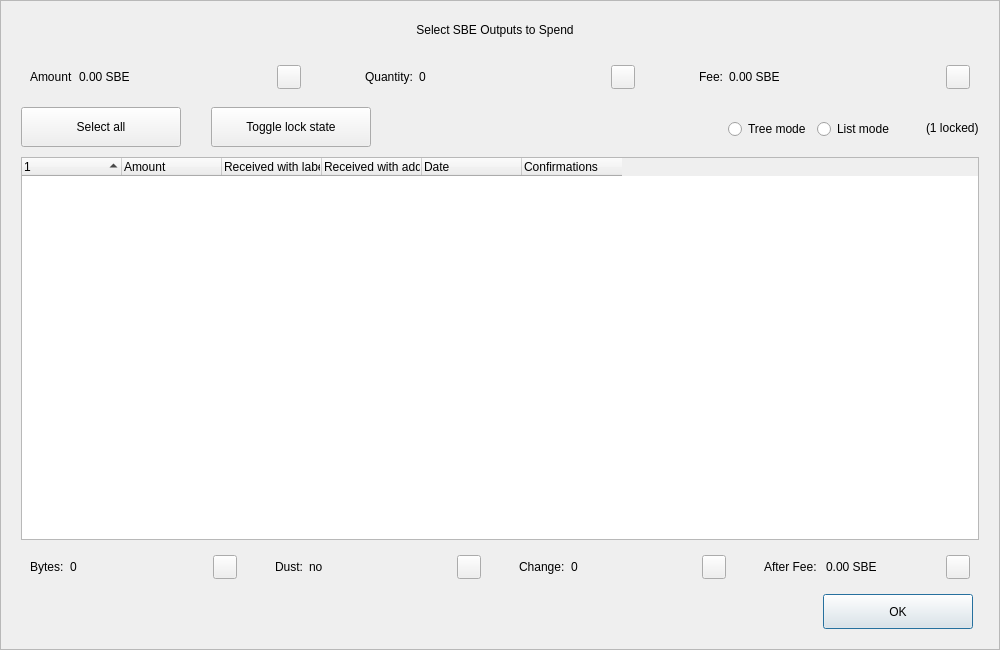
<?xml version="1.0" encoding="UTF-8"?>
<ui version="4.0">
 <class>CoinControlDialog</class>
 <widget class="QDialog" name="CoinControlDialog">
  <property name="geometry">
   <rect>
    <x>0</x>
    <y>0</y>
    <width>1000</width>
    <height>650</height>
   </rect>
  </property>
  <property name="minimumSize">
   <size>
    <width>950</width>
    <height>650</height>
   </size>
  </property>
  <property name="windowTitle">
   <string>Coin Selection</string>
  </property>
  <property name="styleSheet">
   <string notr="true"/>
  </property>
  <layout class="QVBoxLayout" name="verticalLayout">
   <property name="spacing">
    <number>0</number>
   </property>
   <property name="leftMargin">
    <number>0</number>
   </property>
   <property name="topMargin">
    <number>0</number>
   </property>
   <property name="rightMargin">
    <number>0</number>
   </property>
   <property name="bottomMargin">
    <number>0</number>
   </property>
   <item>
    <widget class="QFrame" name="frameContainer">
     <property name="toolTipDuration">
      <number>0</number>
     </property>
     <property name="frameShape">
      <enum>QFrame::StyledPanel</enum>
     </property>
     <property name="frameShadow">
      <enum>QFrame::Raised</enum>
     </property>
     <layout class="QVBoxLayout" name="verticalLayout_2">
      <property name="leftMargin">
       <number>0</number>
      </property>
      <property name="rightMargin">
       <number>0</number>
      </property>
      <property name="bottomMargin">
       <number>20</number>
      </property>
      <item>
       <layout class="QHBoxLayout" name="horizontalLayout_12">
        <property name="spacing">
         <number>0</number>
        </property>
        <property name="leftMargin">
         <number>20</number>
        </property>
        <property name="rightMargin">
         <number>30</number>
        </property>
        <item>
         <spacer name="horizontalSpacer_4">
          <property name="orientation">
           <enum>Qt::Horizontal</enum>
          </property>
          <property name="sizeHint" stdset="0">
           <size>
            <width>40</width>
            <height>20</height>
           </size>
          </property>
         </spacer>
        </item>
        <item>
         <widget class="QLabel" name="labelTitle">
          <property name="minimumSize">
           <size>
            <width>0</width>
            <height>40</height>
           </size>
          </property>
          <property name="maximumSize">
           <size>
            <width>16777215</width>
            <height>40</height>
           </size>
          </property>
          <property name="text">
           <string>Select SBE Outputs to Spend</string>
          </property>
          <property name="alignment">
           <set>Qt::AlignCenter</set>
          </property>
          <property name="margin">
           <number>7</number>
          </property>
         </widget>
        </item>
        <item>
         <spacer name="horizontalSpacer_5">
          <property name="orientation">
           <enum>Qt::Horizontal</enum>
          </property>
          <property name="sizeHint" stdset="0">
           <size>
            <width>40</width>
            <height>20</height>
           </size>
          </property>
         </spacer>
        </item>
       </layout>
      </item>
      <item>
       <layout class="QHBoxLayout" name="horizontalLayout_8">
        <property name="leftMargin">
         <number>20</number>
        </property>
        <property name="rightMargin">
         <number>20</number>
        </property>
        <item>
         <widget class="QWidget" name="layoutAmount" native="true">
          <layout class="QHBoxLayout" name="horizontalLayout_9" stretch="0,1,0">
           <item>
            <widget class="QLabel" name="labelCoinControlAmountText">
             <property name="text">
              <string>Amount</string>
             </property>
            </widget>
           </item>
           <item>
            <widget class="QLabel" name="labelCoinControlAmount">
             <property name="text">
              <string>0.00 SBE</string>
             </property>
            </widget>
           </item>
           <item alignment="Qt::AlignHCenter|Qt::AlignVCenter">
            <widget class="QPushButton" name="pushButtonAmount">
             <property name="minimumSize">
              <size>
               <width>0</width>
               <height>24</height>
              </size>
             </property>
             <property name="maximumSize">
              <size>
               <width>24</width>
               <height>26</height>
              </size>
             </property>
             <property name="focusPolicy">
              <enum>Qt::NoFocus</enum>
             </property>
             <property name="styleSheet">
              <string notr="true">padding-bottom:2px;
padding-right:4px;</string>
             </property>
             <property name="text">
              <string/>
             </property>
            </widget>
           </item>
          </layout>
         </widget>
        </item>
        <item>
         <spacer name="horizontalSpacer_2">
          <property name="orientation">
           <enum>Qt::Horizontal</enum>
          </property>
          <property name="sizeType">
           <enum>QSizePolicy::Fixed</enum>
          </property>
          <property name="sizeHint" stdset="0">
           <size>
            <width>40</width>
            <height>20</height>
           </size>
          </property>
         </spacer>
        </item>
        <item>
         <widget class="QWidget" name="layoutQuantity" native="true">
          <layout class="QHBoxLayout" name="horizontalLayout_10" stretch="0,1,0">
           <item>
            <widget class="QLabel" name="labelCoinControlQuantityText">
             <property name="text">
              <string>Quantity:</string>
             </property>
            </widget>
           </item>
           <item>
            <widget class="QLabel" name="labelCoinControlQuantity">
             <property name="text">
              <string>0</string>
             </property>
            </widget>
           </item>
           <item alignment="Qt::AlignHCenter|Qt::AlignVCenter">
            <widget class="QPushButton" name="pushButtonQuantity">
             <property name="minimumSize">
              <size>
               <width>0</width>
               <height>24</height>
              </size>
             </property>
             <property name="maximumSize">
              <size>
               <width>24</width>
               <height>26</height>
              </size>
             </property>
             <property name="focusPolicy">
              <enum>Qt::NoFocus</enum>
             </property>
             <property name="styleSheet">
              <string notr="true">padding-bottom:2px;
               padding-right:4px;</string>
             </property>
             <property name="text">
              <string/>
             </property>
            </widget>
           </item>
          </layout>
         </widget>
        </item>
        <item>
         <spacer name="horizontalSpacer_22">
          <property name="orientation">
           <enum>Qt::Horizontal</enum>
          </property>
          <property name="sizeType">
           <enum>QSizePolicy::Fixed</enum>
          </property>
          <property name="sizeHint" stdset="0">
           <size>
            <width>40</width>
            <height>20</height>
           </size>
          </property>
         </spacer>
        </item>
        <item>
         <widget class="QWidget" name="layoutFee" native="true">
          <layout class="QHBoxLayout" name="horizontalLayout_11" stretch="0,1,0">
           <item>
            <widget class="QLabel" name="labelCoinControlFeeText">
             <property name="text">
              <string>Fee:</string>
             </property>
            </widget>
           </item>
           <item>
            <widget class="QLabel" name="labelCoinControlFee">
             <property name="text">
              <string>0.00 SBE</string>
             </property>
            </widget>
           </item>
           <item alignment="Qt::AlignHCenter|Qt::AlignVCenter">
            <widget class="QPushButton" name="pushButtonFee">
             <property name="minimumSize">
              <size>
               <width>0</width>
               <height>24</height>
              </size>
             </property>
             <property name="maximumSize">
              <size>
               <width>24</width>
               <height>26</height>
              </size>
             </property>
             <property name="focusPolicy">
              <enum>Qt::NoFocus</enum>
             </property>
             <property name="styleSheet">
              <string notr="true">padding-bottom:2px;
               padding-right:4px;</string>
             </property>
             <property name="text">
              <string/>
             </property>
            </widget>
           </item>
          </layout>
         </widget>
        </item>
       </layout>
      </item>
      <item>
       <widget class="QFrame" name="frame">
        <property name="minimumSize">
         <size>
          <width>0</width>
          <height>40</height>
         </size>
        </property>
        <property name="styleSheet">
         <string notr="true">#frame {
	border:0;
}</string>
        </property>
        <property name="frameShape">
         <enum>QFrame::StyledPanel</enum>
        </property>
        <property name="frameShadow">
         <enum>QFrame::Sunken</enum>
        </property>
        <layout class="QHBoxLayout" name="horizontalLayout">
         <property name="spacing">
          <number>0</number>
         </property>
         <property name="leftMargin">
          <number>20</number>
         </property>
         <property name="topMargin">
          <number>0</number>
         </property>
         <property name="rightMargin">
          <number>20</number>
         </property>
         <property name="bottomMargin">
          <number>0</number>
         </property>
         <item>
          <layout class="QHBoxLayout" name="horizontalLayoutPanel" stretch="0,0,0,0,0,0">
           <property name="spacing">
            <number>20</number>
           </property>
           <item>
            <widget class="QPushButton" name="pushButtonSelectAll">
             <property name="sizePolicy">
              <sizepolicy hsizetype="Maximum" vsizetype="Fixed">
               <horstretch>0</horstretch>
               <verstretch>0</verstretch>
              </sizepolicy>
             </property>
             <property name="minimumSize">
              <size>
               <width>160</width>
               <height>40</height>
              </size>
             </property>
             <property name="maximumSize">
              <size>
               <width>16777215</width>
               <height>40</height>
              </size>
             </property>
             <property name="text">
              <string>Select all</string>
             </property>
             <property name="checkable">
              <bool>true</bool>
             </property>
             <property name="checked">
              <bool>false</bool>
             </property>
             <property name="autoExclusive">
              <bool>false</bool>
             </property>
             <property name="autoDefault">
              <bool>false</bool>
             </property>
            </widget>
           </item>
           <item>
            <spacer name="horizontalSpacer_6">
             <property name="orientation">
              <enum>Qt::Horizontal</enum>
             </property>
             <property name="sizeType">
              <enum>QSizePolicy::Fixed</enum>
             </property>
             <property name="sizeHint" stdset="0">
              <size>
               <width>10</width>
               <height>20</height>
              </size>
             </property>
            </spacer>
           </item>
           <item>
            <widget class="QPushButton" name="pushButtonToggleLock">
             <property name="sizePolicy">
              <sizepolicy hsizetype="Maximum" vsizetype="Fixed">
               <horstretch>0</horstretch>
               <verstretch>0</verstretch>
              </sizepolicy>
             </property>
             <property name="minimumSize">
              <size>
               <width>160</width>
               <height>40</height>
              </size>
             </property>
             <property name="maximumSize">
              <size>
               <width>16777215</width>
               <height>40</height>
              </size>
             </property>
             <property name="text">
              <string>Toggle lock state</string>
             </property>
             <property name="checkable">
              <bool>true</bool>
             </property>
             <property name="autoExclusive">
              <bool>false</bool>
             </property>
             <property name="autoDefault">
              <bool>false</bool>
             </property>
            </widget>
           </item>
           <item>
            <spacer name="horizontalSpacer_7">
             <property name="orientation">
              <enum>Qt::Horizontal</enum>
             </property>
             <property name="sizeType">
              <enum>QSizePolicy::Expanding</enum>
             </property>
             <property name="sizeHint" stdset="0">
              <size>
               <width>30</width>
               <height>20</height>
              </size>
             </property>
            </spacer>
           </item>
           <item alignment="Qt::AlignRight">
            <widget class="QGroupBox" name="groupBox_2">
             <property name="styleSheet">
              <string notr="true">#groupBox_2 {
    background-color:transparent;
    border-radius:0;
}</string>
             </property>
             <property name="title">
              <string/>
             </property>
             <layout class="QHBoxLayout" name="horizontalLayout_14">
              <item>
               <widget class="QRadioButton" name="radioTreeMode">
                <property name="sizePolicy">
                 <sizepolicy hsizetype="Maximum" vsizetype="Fixed">
                  <horstretch>0</horstretch>
                  <verstretch>0</verstretch>
                 </sizepolicy>
                </property>
                <property name="text">
                 <string>Tree mode</string>
                </property>
               </widget>
              </item>
              <item>
               <widget class="QRadioButton" name="radioListMode">
                <property name="sizePolicy">
                 <sizepolicy hsizetype="Maximum" vsizetype="Fixed">
                  <horstretch>0</horstretch>
                  <verstretch>0</verstretch>
                 </sizepolicy>
                </property>
                <property name="text">
                 <string>List mode</string>
                </property>
                <property name="checked">
                 <bool>false</bool>
                </property>
               </widget>
              </item>
             </layout>
            </widget>
           </item>
           <item>
            <widget class="QLabel" name="labelLocked">
             <property name="text">
              <string>(1 locked)</string>
             </property>
            </widget>
           </item>
          </layout>
         </item>
        </layout>
       </widget>
      </item>
      <item>
       <layout class="QHBoxLayout" name="horizontalLayout_13">
        <property name="leftMargin">
         <number>20</number>
        </property>
        <property name="rightMargin">
         <number>20</number>
        </property>
        <item>
         <widget class="CoinControlTreeWidget" name="treeWidget">
          <property name="contextMenuPolicy">
           <enum>Qt::CustomContextMenu</enum>
          </property>
          <property name="styleSheet">
           <string notr="true"/>
          </property>
          <property name="sortingEnabled">
           <bool>false</bool>
          </property>
          <property name="columnCount">
           <number>6</number>
          </property>
          <attribute name="headerShowSortIndicator" stdset="0">
           <bool>true</bool>
          </attribute>
          <attribute name="headerStretchLastSection">
           <bool>false</bool>
          </attribute>
          <column>
           <property name="text">
            <string/>
           </property>
          </column>
          <column>
           <property name="text">
            <string>Amount</string>
           </property>
          </column>
          <column>
           <property name="text">
            <string>Received with label</string>
           </property>
          </column>
          <column>
           <property name="text">
            <string>Received with address</string>
           </property>
          </column>
          <column>
           <property name="text">
            <string>Date</string>
           </property>
          </column>
          <column>
           <property name="text">
            <string>Confirmations</string>
           </property>
           <property name="toolTip">
            <string>Confirmed</string>
           </property>
          </column>
         </widget>
        </item>
       </layout>
      </item>
      <item>
       <layout class="QHBoxLayout" name="horizontalLayout_3">
        <property name="spacing">
         <number>20</number>
        </property>
        <property name="leftMargin">
         <number>20</number>
        </property>
        <property name="rightMargin">
         <number>20</number>
        </property>
        <item>
         <widget class="QWidget" name="layoutBytes" native="true">
          <layout class="QHBoxLayout" name="horizontalLayout_4" stretch="0,1,0">
           <item>
            <widget class="QLabel" name="labelCoinControlBytesText">
             <property name="text">
              <string>Bytes:</string>
             </property>
            </widget>
           </item>
           <item>
            <widget class="QLabel" name="labelCoinControlBytes">
             <property name="text">
              <string>0</string>
             </property>
            </widget>
           </item>
           <item alignment="Qt::AlignHCenter|Qt::AlignVCenter">
            <widget class="QPushButton" name="pushButtonBytes">
             <property name="minimumSize">
              <size>
               <width>0</width>
               <height>24</height>
              </size>
             </property>
             <property name="maximumSize">
              <size>
               <width>24</width>
               <height>26</height>
              </size>
             </property>
             <property name="focusPolicy">
              <enum>Qt::NoFocus</enum>
             </property>
             <property name="styleSheet">
              <string notr="true">padding-bottom:2px;
               padding-right:4px;</string>
             </property>
             <property name="text">
              <string/>
             </property>
            </widget>
           </item>
          </layout>
         </widget>
        </item>
        <item>
         <widget class="QWidget" name="layoutDust" native="true">
          <layout class="QHBoxLayout" name="horizontalLayout_5" stretch="0,1,0">
           <item>
            <widget class="QLabel" name="labelCoinControlLowOutputText">
             <property name="text">
              <string>Dust:</string>
             </property>
            </widget>
           </item>
           <item>
            <widget class="QLabel" name="labelCoinControlLowOutput">
             <property name="text">
              <string>no</string>
             </property>
            </widget>
           </item>
           <item alignment="Qt::AlignHCenter|Qt::AlignVCenter">
            <widget class="QPushButton" name="pushButtonDust">
             <property name="minimumSize">
              <size>
               <width>0</width>
               <height>24</height>
              </size>
             </property>
             <property name="maximumSize">
              <size>
               <width>24</width>
               <height>26</height>
              </size>
             </property>
             <property name="focusPolicy">
              <enum>Qt::NoFocus</enum>
             </property>
             <property name="styleSheet">
              <string notr="true">padding-bottom:2px;
               padding-right:4px;</string>
             </property>
             <property name="text">
              <string/>
             </property>
            </widget>
           </item>
          </layout>
         </widget>
        </item>
        <item>
         <widget class="QWidget" name="layoutChange" native="true">
          <layout class="QHBoxLayout" name="horizontalLayout_6" stretch="0,1,0">
           <item>
            <widget class="QLabel" name="labelCoinControlChangeText">
             <property name="text">
              <string>Change:</string>
             </property>
            </widget>
           </item>
           <item>
            <widget class="QLabel" name="labelCoinControlChange">
             <property name="text">
              <string>0</string>
             </property>
            </widget>
           </item>
           <item alignment="Qt::AlignHCenter|Qt::AlignVCenter">
            <widget class="QPushButton" name="pushButtonChange">
             <property name="minimumSize">
              <size>
               <width>0</width>
               <height>24</height>
              </size>
             </property>
             <property name="maximumSize">
              <size>
               <width>24</width>
               <height>26</height>
              </size>
             </property>
             <property name="focusPolicy">
              <enum>Qt::NoFocus</enum>
             </property>
             <property name="styleSheet">
              <string notr="true">padding-bottom:2px;
               padding-right:4px;</string>
             </property>
             <property name="text">
              <string/>
             </property>
            </widget>
           </item>
          </layout>
         </widget>
        </item>
        <item>
         <widget class="QWidget" name="layoutAfter" native="true">
          <layout class="QHBoxLayout" name="horizontalLayout_7" stretch="0,1,0">
           <item>
            <widget class="QLabel" name="labelCoinControlAfterFeeText">
             <property name="text">
              <string>After Fee: </string>
             </property>
            </widget>
           </item>
           <item>
            <widget class="QLabel" name="labelCoinControlAfterFee">
             <property name="text">
              <string>0.00 SBE</string>
             </property>
            </widget>
           </item>
           <item alignment="Qt::AlignHCenter|Qt::AlignVCenter">
            <widget class="QPushButton" name="pushButtonAlterFee">
             <property name="minimumSize">
              <size>
               <width>0</width>
               <height>24</height>
              </size>
             </property>
             <property name="maximumSize">
              <size>
               <width>24</width>
               <height>26</height>
              </size>
             </property>
             <property name="focusPolicy">
              <enum>Qt::NoFocus</enum>
             </property>
             <property name="styleSheet">
              <string notr="true">padding-bottom:2px;
               padding-right:4px;</string>
             </property>
             <property name="text">
              <string/>
             </property>
            </widget>
           </item>
          </layout>
         </widget>
        </item>
       </layout>
      </item>
      <item>
       <layout class="QHBoxLayout" name="horizontalLayout_2">
        <property name="spacing">
         <number>0</number>
        </property>
        <property name="leftMargin">
         <number>20</number>
        </property>
        <property name="rightMargin">
         <number>26</number>
        </property>
        <item>
         <spacer name="horizontalSpacer_3">
          <property name="orientation">
           <enum>Qt::Horizontal</enum>
          </property>
          <property name="sizeHint" stdset="0">
           <size>
            <width>558</width>
            <height>20</height>
           </size>
          </property>
         </spacer>
        </item>
        <item>
         <widget class="QPushButton" name="pushButtonOk">
          <property name="minimumSize">
           <size>
            <width>150</width>
            <height>35</height>
           </size>
          </property>
          <property name="text">
           <string>OK</string>
          </property>
         </widget>
        </item>
       </layout>
      </item>
     </layout>
    </widget>
   </item>
  </layout>
 </widget>
 <customwidgets>
  <customwidget>
   <class>CoinControlTreeWidget</class>
   <extends>QTreeWidget</extends>
   <header>coincontroltreewidget.h</header>
  </customwidget>
 </customwidgets>
 <resources/>
 <connections/>
</ui>
